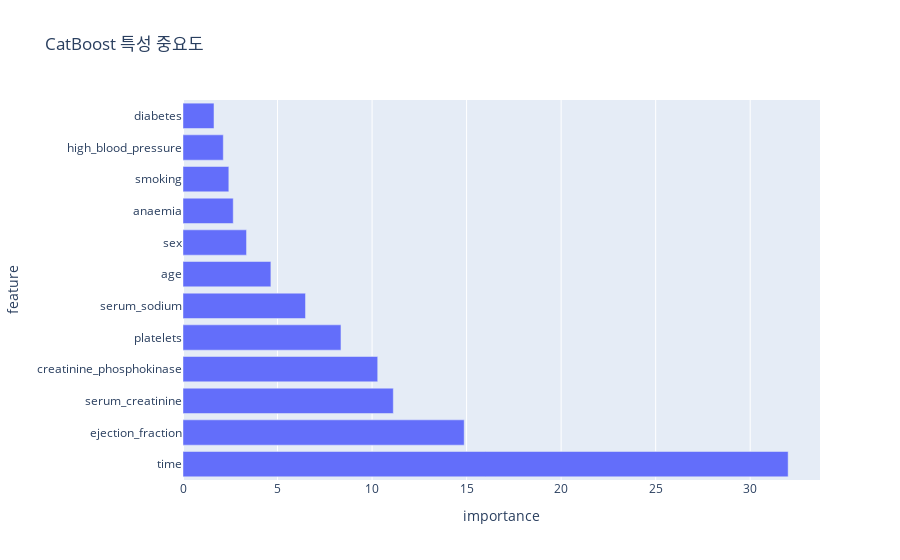

Notebook code for this chart:
### Markdown cell above
3.3 CatBoost (Categorical Boosting)

CatBoost는 Yandex에서 개발한 그래디언트 부스팅 프레임워크로, 범주형 변수를 자동으로 처리하는 기능이 특징입니다.

🧠 개념 이해하기

* **범주형 변수 처리**: 범주형 변수를 자동으로 인식하고 처리하여 전처리 과정을 단순화합니다.
* **Ordered Boosting**: 과적합을 방지하기 위한 특별한 부스팅 방식입니다.
* **대칭 트리**: 모든 레벨에서 동일한 분할 조건을 사용하여 예측 속도를 향상시킵니다.
* **GPU 가속**: GPU를 활용한 빠른 학습이 가능합니다.

💻 코드로 알아보기: CatBoostClassifier

### Code cell
from catboost import CatBoostClassifier

# CatBoost 모델 생성 및 학습
cat_pipeline = Pipeline([
    ('scaler', StandardScaler()),
    ('cat_clf', CatBoostClassifier(iterations=500, learning_rate=0.1, random_state=42, verbose=False))
])

cat_pipeline.fit(X_train, y_train)

# 예측 및 평가
y_pred_cat = cat_pipeline.predict(X_test)
print(f"Accuracy: {accuracy_score(y_test, y_pred_cat):.4f}")
print(f"ROC-AUC: {roc_auc_score(y_test, cat_pipeline.predict_proba(X_test)[:, 1]):.4f}")

# 특성 중요도 시각화
feature_importance = pd.DataFrame({
    'feature': X.columns,
    'importance': cat_pipeline.named_steps['cat_clf'].feature_importances_
})
feature_importance = feature_importance.sort_values('importance', ascending=False)

fig = px.bar(feature_importance, 
             x='importance', 
             y='feature',
             title='CatBoost 특성 중요도',
             orientation='h')
fig.show()

### Figure 1 — Plotly figure (JSON) as saved in the notebook; plotly's stock layout.template omitted (floating-point values rounded to 4 significant figures)
{"data": [{"hovertemplate": "importance=%{x}<br>feature=%{y}<extra></extra>", "legendgroup": "", "marker": {"color": "#636efa", "pattern": {"shape": ""}}, "name": "", "orientation": "h", "showlegend": false, "textposition": "auto", "type": "bar", "x": [32.01, 14.87, 11.12, 10.3, 8.355, 6.48, 4.649, 3.36, 2.657, 2.424, 2.132, 1.639], "xaxis": "x", "y": ["time", "ejection_fraction", "serum_creatinine", "creatinine_phosphokinase", "platelets", "serum_sodium", "age", "sex", "anaemia", "smoking", "high_blood_pressure", "diabetes"], "yaxis": "y"}], "layout": {"barmode": "relative", "legend": {"tracegroupgap": 0}, "title": {"text": "CatBoost 특성 중요도"}, "xaxis": {"anchor": "y", "domain": [0, 1], "title": {"text": "importance"}}, "yaxis": {"anchor": "x", "domain": [0, 1], "title": {"text": "feature"}}}}
